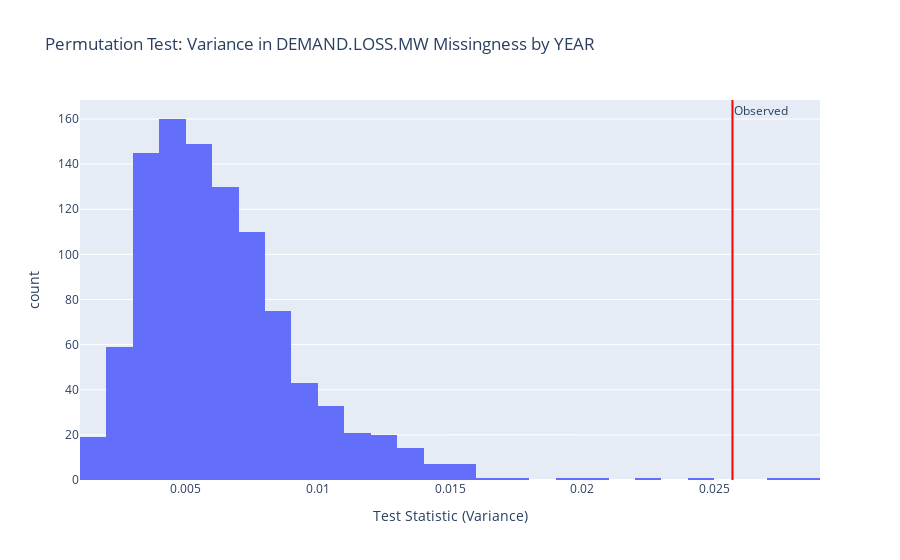

Notebook cell for this chart:
### Code cell
# Plot permutation distribution with observed variance marked
fig = px.histogram(
    x=stats_customers,
    nbins=40,
    title="Permutation Test: Variance in DEMAND.LOSS.MW Missingness by YEAR",
    labels={'x': 'Test Statistic (Variance)', 'y': 'Count'}
)
fig.add_vline(
    x=observed,
    line_color="red",
    annotation_text="Observed",
    annotation_position="top right"
)
fig.show()
fig.write_html("assets/Permutation_Test_Variance_in_DEMAND.LOSS.MW_Missingness_by_YEAR.html", include_plotlyjs='cdn')

### Figure 1 — Plotly figure (JSON) as saved in the notebook; plotly's stock layout.template omitted (floating-point values rounded to 4 significant figures; data arrays with more than 128 entries replaced by an {"elided": "..."} marker saying what was removed)
{"data": [{"alignmentgroup": "True", "bingroup": "x", "hovertemplate": "Test Statistic (Variance)=%{x}<br>count=%{y}<extra></extra>", "legendgroup": "", "marker": {"color": "#636efa", "pattern": {"shape": ""}}, "name": "", "nbinsx": 40, "offsetgroup": "", "orientation": "v", "showlegend": false, "type": "histogram", "x": {"elided": "1000 float values"}, "xaxis": "x", "yaxis": "y"}], "layout": {"annotations": [{"showarrow": false, "text": "Observed", "x": 0.02569, "xanchor": "left", "xref": "x", "y": 1, "yanchor": "top", "yref": "y domain"}], "barmode": "relative", "legend": {"tracegroupgap": 0}, "shapes": [{"line": {"color": "red"}, "type": "line", "x0": 0.02569, "x1": 0.02569, "xref": "x", "y0": 0, "y1": 1, "yref": "y domain"}], "title": {"text": "Permutation Test: Variance in DEMAND.LOSS.MW Missingness by YEAR"}, "xaxis": {"anchor": "y", "domain": [0, 1], "title": {"text": "Test Statistic (Variance)"}}, "yaxis": {"anchor": "x", "domain": [0, 1], "title": {"text": "count"}}}}
